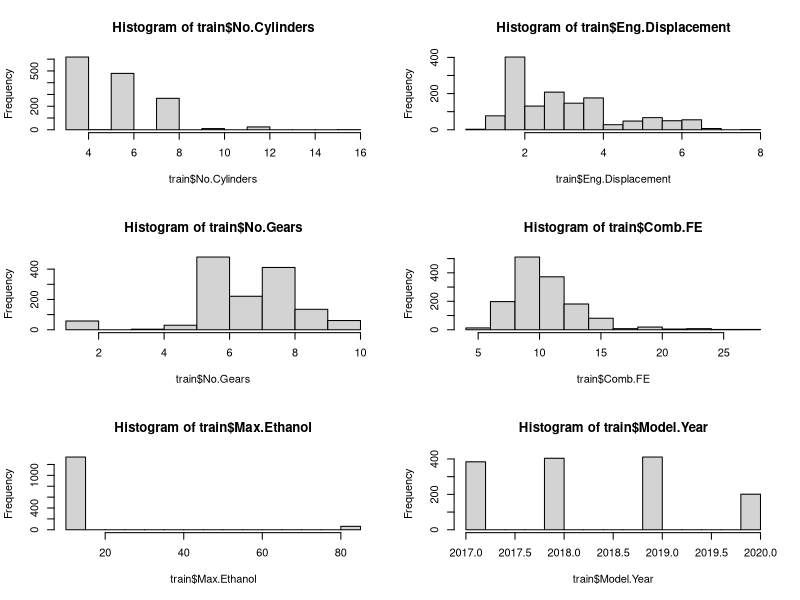
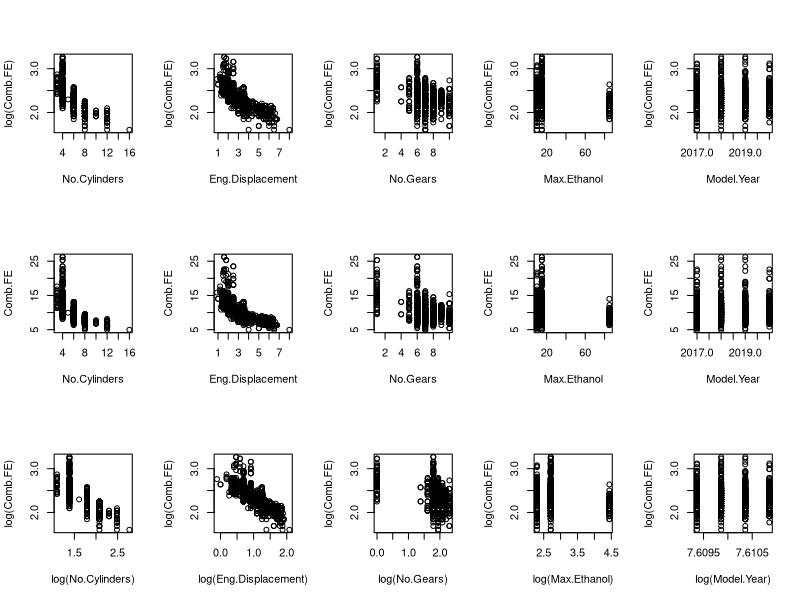
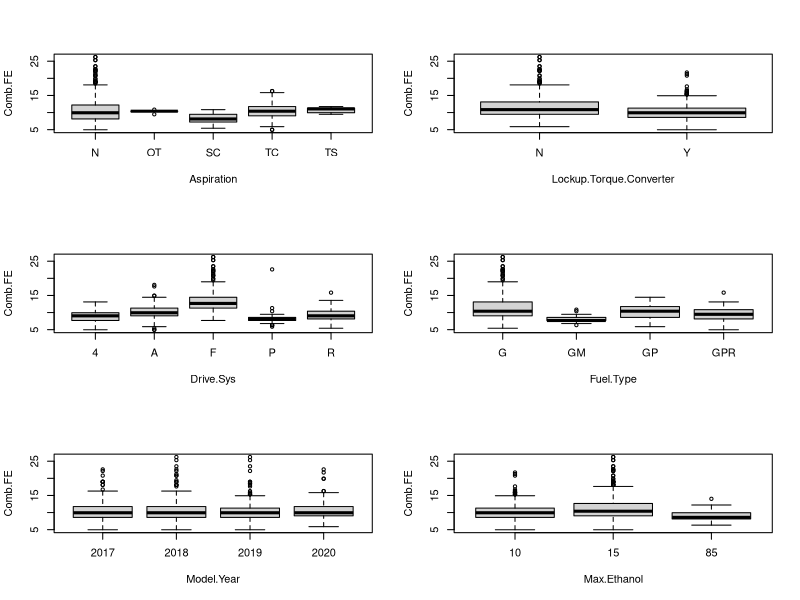
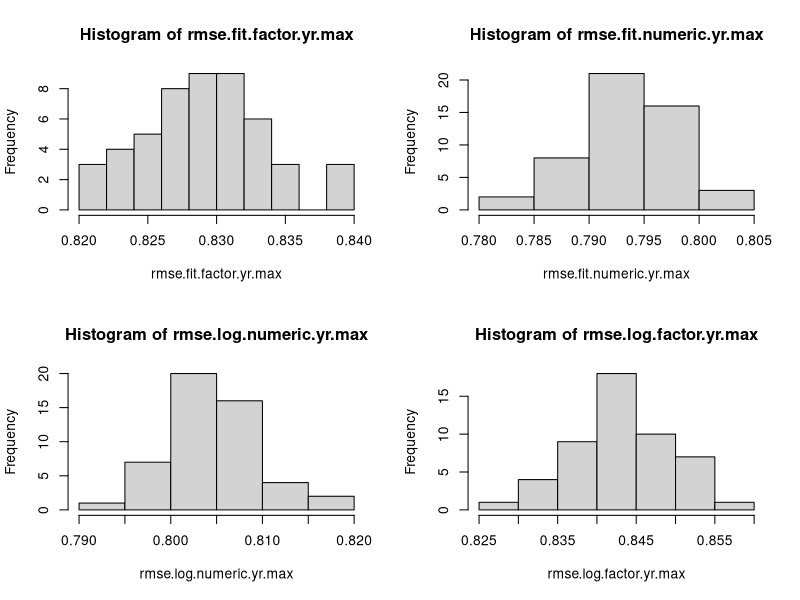

These charts were generated, in order, by the following R code:
## ---- chunk 1
# read in the file 
train <- read.csv('RegressionTrain.csv')
test <- read.csv('RegressionTest.csv')
## ---- chunk 2
# categorise the columns based on the attribute types 
numeric.col <- c('Model.Year','Eng.Displacement','No.Gears','No.Cylinders',
                'Max.Ethanol','Comb.FE')
factor.col <- names(train)[!names(train)%in%numeric.col]
## ---- chunk 3
# inspecting the data type of each attribute
sapply(train, class)
## ---- chunk 4
# categorise the attributes based on data type for easing the visualisation process
numeric.col <- c('Model.Year','Eng.Displacement','No.Gears','No.Cylinders',
                'Max.Ethanol','Comb.FE')
factor.col <- names(train)[!names(train)%in%numeric.col]
## ---- chunk 5
# statistical summary of predictors with continuous variables
summary(train[numeric.col])
## ---- chunk 6
# inspect the distribution of numeric predictors
# check the normality of the variables 
par(mfrow=c(3,2))
hist(train$No.Cylinders)
hist(train$Eng.Displacement)
hist(train$No.Gears)
hist(train$Comb.FE)
hist(train$Max.Ethanol)
hist(train$Model.Year)
## ---- chunk 7
# inspect the correlation of all the numerical variables 
round(cor(train[numeric.col]),4)
## ---- chunk 8
# statistical summary of predictors with continuous variables
summary(train[factor.col])
## ---- chunk 9
par(mfrow=c(3,5))
plot(log(Comb.FE)~No.Cylinders*Eng.Displacement*No.Gears*Max.Ethanol*Model.Year, train)
# log-lin plot on all the continuous features to log(Comb.FE)

plot(Comb.FE~No.Cylinders*Eng.Displacement*No.Gears*Max.Ethanol*Model.Year, train)
# lin-lin plot on all the continuous features to Comb.FE

plot(log(Comb.FE)~log(No.Cylinders)*log(Eng.Displacement)*log(No.Gears)*log(Max.Ethanol)*
     log(Model.Year), train)
# log-log plot on all the continuous features to Comb.FE after applying logarithm to both axes 
## ---- chunk 10
par(mfrow=c(3,2))
boxplot(Comb.FE~Aspiration,train)
boxplot(Comb.FE~Lockup.Torque.Converter,train)
boxplot(Comb.FE~Drive.Sys,train)
boxplot(Comb.FE~Fuel.Type,train)
# visualising the distribution of Comb.FE based on each level of categorical predictors 

train$Model.Year<- as.factor(train$Model.Year)
# convert Model.Year into a categorical variable 
boxplot(Comb.FE~Model.Year, train)

train$Max.Ethanol<- as.factor(train$Max.Ethanol)
# convert Max.Ethanol into a categorical variable 
boxplot(Comb.FE~Max.Ethanol, train)
## ---- chunk 11
library('randomForest')
## ---- chunk 12
# RMSE for evaluating the predictability of the model 

rmse <- function(pred.label, truth.label){
    return(sqrt(mean((pred.label - truth.label)^2)))
}
## ---- chunk 13
train$Model.Year <- as.numeric(train$Model.Year)
train$Max.Ethanol <- as.numeric(train$Max.Ethanol)
# convert Model.Year and Max.Ethanol to numerical variables for two models below 
## ---- chunk 14
rmse.log.numeric.yr.max<-c()
# record the rmse of random forest model generated from each simulation 

for (i in 1:50){
    # running 50 simulations for randomForest model 
    
    fit.log.yr.max <- randomForest(log(Comb.FE)~.*.+
                      log(Eng.Displacement)+log(No.Cylinders)+
                      log(No.Gears)+log(Max.Ethanol)+log(Model.Year)+log(Eng.Displacement*No.Gears)+
                      I(Eng.Displacement^2)+I(No.Cylinders^2)+
                      I(No.Gears^2)+I(Max.Ethanol^2)+I(Model.Year^2), 
                      train, ntree = 100)
    # applying logarithm to the target 
    # generate 100 decision trees and select the best out of 100 
    
    predict.label <- exp(predict(fit.log.yr.max, train[1:9]))
    # exponential function should be applied to the final predicted value
    # create predicted value out of the training data set 
    
    rmse.log.numeric.yr.max<-c(rmse.log.numeric.yr.max,
                              rmse(predict.label, train$Comb.FE))
    # record the rmse of each model to rmse.log.numeric.yr.max vector 
}
## ---- chunk 15
rmse.fit.numeric.yr.max<-c()
for (i in 1:50){
    fit.numeric.yr.max <- randomForest(Comb.FE~.*.+
                      log(Eng.Displacement)+log(No.Cylinders)+
                      log(No.Gears)+log(Max.Ethanol)+log(Model.Year)+
                      I(Eng.Displacement^2)+I(No.Cylinders^2)+log(Eng.Displacement*No.Gears)+
                      I(No.Gears^2)+I(Max.Ethanol^2)+I(Model.Year^2), 
                      train, ntree = 100)
    
    predict.label <- predict(fit.numeric.yr.max, train[1:9])
    rmse.fit.numeric.yr.max<-c(rmse.fit.numeric.yr.max,
                              rmse(predict.label, train$Comb.FE))}
## ---- chunk 16
train$Model.Year<- factor(train$Model.Year)
train$Max.Ethanol<- factor(train$Max.Ethanol)
# convert Model.Year and Max.Ethanol to categorical variables 

rmse.log.factor.yr.max<-c()
for (i in 1:50){
    log.factor.yr.max <- randomForest(log(Comb.FE)~.*.+
                      log(Eng.Displacement)+log(No.Cylinders)+
                      log(No.Gears)+log(Eng.Displacement*No.Gears)+
                      I(Eng.Displacement^2)+I(No.Cylinders^2)+
                      I(No.Gears^2),
                      train, ntree = 100)
    
    predict.label <- exp(predict(log.factor.yr.max, train[1:9]))
    rmse.log.factor.yr.max<-c(rmse.log.factor.yr.max,
                              rmse(predict.label, train$Comb.FE))}
## ---- chunk 17
rmse.fit.factor.yr.max<-c()
for (i in 1:50){
    fit.factor.yr.max <- randomForest(Comb.FE~.*.+
                      log(Eng.Displacement)+log(No.Cylinders)+
                      log(No.Gears)+log(Eng.Displacement*No.Gears)+
                      I(Eng.Displacement^2)+I(No.Cylinders^2)+
                      I(No.Gears^2),
                      train, ntree = 100)
    
    predict.label <- predict(fit.factor.yr.max, train[1:9])
    rmse.fit.factor.yr.max<-c(rmse.fit.factor.yr.max,
                              rmse(predict.label, train$Comb.FE))}
## ---- chunk 18
par(mfrow=c(2,2))
hist(rmse.fit.factor.yr.max)
hist(rmse.fit.numeric.yr.max)
hist(rmse.log.numeric.yr.max)
hist(rmse.log.factor.yr.max)
# plot the rmse of each model after all the simulations 
## ---- chunk 19
train$Model.Year<- as.numeric(train$Model.Year)
train$No.Cylinders<- as.numeric(train$No.Cylinders)
train$Max.Ethanol<- as.numeric(train$Max.Ethanol)
# convert Model.Year, No.Cylinders, and Max.Ethanol to numerical variables
## ---- chunk 20
# The final model
fin.mod<-randomForest(Comb.FE~.*.+
               log(Eng.Displacement)+log(No.Cylinders)+
               log(No.Gears)+log(Max.Ethanol)+log(Model.Year)+
              log(Eng.Displacement*No.Gears)+
               I(Eng.Displacement^2)+I(No.Cylinders^2)+
               I(No.Gears^2)+I(Max.Ethanol^2)+I(Model.Year^2), 
             train, ntree = 150)
## ---- chunk 21
levels(test$Aspiration)<- fin.mod$forest$xlevel$Aspiration
levels(test$Lockup.Torque.Converter)<- fin.mod$forest$xlevel$Lockup.Torque.Converter
levels(test$Drive.Sys)<- fin.mod$forest$xlevel$Drive.Sys
levels(test$Fuel.Type)<- fin.mod$forest$xlevel$Fuel.Type
# fit the levels of categorical features to that of the model 
## ---- chunk 22
# values predicted based on the model
pred.label <- predict(fin.mod, test)
# export data frame after inserting the newly generated values 
write.csv(data.frame("RowIndex" = seq(1, length(pred.label)), "Prediction" = pred.label),  
          "RegressionPredictLabel.csv", row.names = F)
## ---- chunk 23
# retrieve column names of the train dataset 
names(train)
## ---- chunk 24
# create a multiple regression model with all the predictors to predict Comb.FE
lm.fit <- lm(Comb.FE~., train)
summary(lm.fit)
## ---- chunk 25
sw.fit <- step(lm.fit, k = log(nrow(train)), trace = 0, direction = 'both')
# k = log(n) is refers to the information criterion of BIC 
# n is the number of observations in the dataset, which is returned by nrow(train)
summary(sw.fit)
## ---- chunk 26
predict(sw.fit, test[1,], interval = 'confidence')
